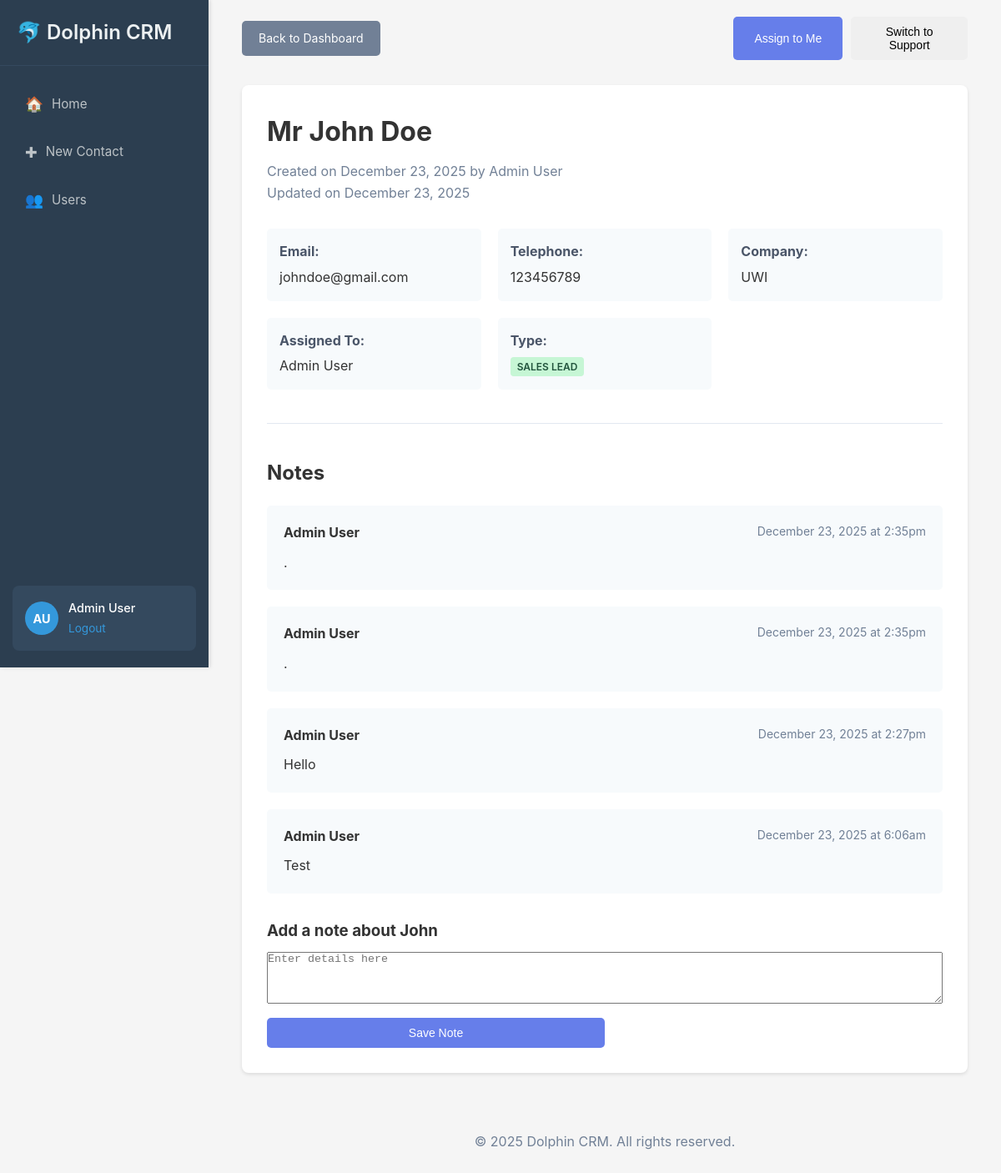
Screenshot of /contacts/view.php?id=1 (signed in) with the database file from the repository.
### tables this page shows
CREATE TABLE `contacts` (
  `id` int(11) NOT NULL,
  `title` varchar(10) DEFAULT NULL,
  `firstname` varchar(50) NOT NULL,
  `lastname` varchar(50) NOT NULL,
  `email` varchar(100) NOT NULL,
  `telephone` varchar(20) DEFAULT NULL,
  `company` varchar(100) DEFAULT NULL,
  `type` enum('Sales Lead','Support') NOT NULL,
  `assigned_to` int(11) DEFAULT NULL,
  `created_by` int(11) DEFAULT NULL,
  `created_at` timestamp NOT NULL DEFAULT current_timestamp(),
  `updated_at` timestamp NOT NULL DEFAULT current_timestamp() ON UPDATE current_timestamp()
);

CREATE TABLE `users` (
  `id` int(11) NOT NULL,
  `firstname` varchar(50) NOT NULL,
  `lastname` varchar(50) NOT NULL,
  `password` varchar(255) NOT NULL,
  `email` varchar(100) NOT NULL,
  `role` enum('Admin','Member') NOT NULL,
  `created_at` timestamp NOT NULL DEFAULT current_timestamp()
);

CREATE TABLE `notes` (
  `id` int(11) NOT NULL,
  `contact_id` int(11) NOT NULL,
  `comment` text NOT NULL,
  `created_by` int(11) NOT NULL,
  `created_at` timestamp NOT NULL DEFAULT current_timestamp()
);

### includes/functions.php (called while the page is built, shortened)
<?php
function getContactById($id) {
    $conn = getDBConnection();
    $stmt = $conn->prepare("
        SELECT c.*,
               creator.firstname as creator_first, creator.lastname as creator_last,
               assignee.firstname as assignee_first, assignee.lastname as assignee_last
        FROM contacts c
        LEFT JOIN users creator ON c.created_by = creator.id
        LEFT JOIN users assignee ON c.assigned_to = assignee.id
        WHERE c.id = ?
    ");
    $stmt->execute([$id]);
    return $stmt->fetch(PDO::FETCH_ASSOC);
}
function getNotesByContactId($contact_id) {
    $conn = getDBConnection();
    $stmt = $conn->prepare("
        SELECT n.*, u.firstname, u.lastname
        FROM notes n
        JOIN users u ON n.created_by = u.id
        WHERE n.contact_id = ?
        ORDER BY n.created_at DESC
    ");
    $stmt->execute([$contact_id]);
    return $stmt->fetchAll(PDO::FETCH_ASSOC);
}
?>

### contacts/view.php (the view, shortened to what this page needs)
<?php
require_once '../includes/functions.php';
$contact_id = $_GET['id'];
$contact = getContactById($contact_id);
$notes = getNotesByContactId($contact_id);
?>
<!DOCTYPE html>
<html lang="en">
<head>
    <link rel="stylesheet" href="../assets/css/styles.css">
</head>
<body>
    <?php include '../includes/aside.php'; ?>
     <div class="main-content">
    <div class="container">
        <div class="contact-header">
            <a href="../dashboard.php" class="btn btn-secondary">Back to Dashboard</a>
            <div class="contact-actions">
                <button class="btn btn-primary" id="assignToMe">Assign to Me</button>
                <button class="btn btn-switch-type">
                    Switch to <?php echo $contact['type'] === 'Sales Lead' ? 'Support' : 'Sales Lead'; ?>
                </button>
            </div>
        </div>
        <div class="contact-details">
            <div class="contact-info">
                <h1><?php echo htmlspecialchars($contact['title'] . ' ' . $contact['firstname'] . ' ' . $contact['lastname']); ?></h1>
                <p class="contact-meta">
                    Created on <?php echo date('F j, Y', strtotime($contact['created_at'])); ?>
                    by <?php echo htmlspecialchars($contact['creator_first'] . ' ' . $contact['creator_last']); ?>
                    <br>
                    Updated on <?php echo date('F j, Y', strtotime($contact['updated_at'])); ?>
                </p>
                <div class="contact-grid">
                    <div class="contact-item">
                        <strong>Email:</strong>
                        <span><?php echo htmlspecialchars($contact['email']); ?></span>
                    </div>
                    <div class="contact-item">
                        <strong>Telephone:</strong>
                        <span><?php echo htmlspecialchars($contact['telephone']); ?></span>
                    </div>
                    <div class="contact-item">
                        <strong>Company:</strong>
                        <span><?php echo htmlspecialchars($contact['company']); ?></span>
                    </div>
                    <div class="contact-item">
                        <strong>Assigned To:</strong>
                        <span><?php echo htmlspecialchars($contact['assignee_first'] . ' ' . $contact['assignee_last']); ?></span>
                    </div>
                    <div class="contact-item">
                        <strong>Type:</strong>
                        <span class="type-badge <?php echo strtolower(str_replace(' ', '-', $contact['type'])); ?>">
                            <?php echo $contact['type']; ?>
                        </span>
                    </div>
                </div>
            </div>
            <div class="notes-section">
                <h2>Notes</h2>
                <div id="notes-container">
                    <?php foreach ($notes as $note): ?>
                    <div class="note">
                        <div class="note-header">
                            <strong><?php echo htmlspecialchars($note['firstname'] . ' ' . $note['lastname']); ?></strong>
                            <span class="note-date"><?php echo date('F j, Y \a\t g:ia', strtotime($note['created_at'])); ?></span>
                        </div>
                        <div class="note-content">
                            <?php echo nl2br(htmlspecialchars($note['comment'])); ?>
                        </div>
                    </div>
                    <?php endforeach; ?>
                </div>
                <div class="add-note">
                    <h3>Add a note about <?php echo htmlspecialchars($contact['firstname']); ?></h3>
                    <textarea id="new-note" placeholder="Enter details here" rows="4"></textarea>
                    <button id="save-note" class="btn btn-primary">Save Note</button>
                </div>
            </div>
        </div>
    </div>
    <?php include '../includes/footer.php'; ?>
</div>
</body>
</html>

### assets/css/styles.css (style rules this page uses)
* { margin: 0; padding: 0; box-sizing: border-box; }
body { font-family: -apple-system, BlinkMacSystemFont, 'Segoe UI', Roboto, Oxygen, Ubuntu, sans-serif; line-height: 1.6; color: #333; background-color: #f5f5f5; }
.main-content { margin-left: 250px; padding: 20px; min-height: 100vh; }
.btn { padding: 10px 20px; border: none; border-radius: 5px; cursor: pointer; text-decoration: none; display: inline-block; font-size: 14px; transition: all 0.3s; }
.btn-primary { width: 50%; background: #667eea; color: white; }
.btn-secondary { background: #718096; color: white; }
.container { max-width: 1200px; margin: 0 auto; padding: 0 20px; }
.type-badge, .role-badge { padding: 4px 8px; border-radius: 4px; font-size: 12px; font-weight: 600; text-transform: uppercase; }
.type-badge.sales-lead { background: #c6f6d5; color: #22543d; }
.contact-header { display: flex; justify-content: space-between; align-items: center; margin-bottom: 30px; }
.contact-actions { display: flex; gap: 10px; }
.contact-details { background: white; border-radius: 8px; padding: 30px; box-shadow: 0 2px 4px rgba(0,0,0,0.1); }
.contact-info h1 { margin-bottom: 10px; }
.contact-meta { color: #718096; margin-bottom: 30px; }
.contact-grid { display: grid; grid-template-columns: repeat(auto-fit, minmax(250px, 1fr)); gap: 20px; }
.contact-item { padding: 15px; background: #f7fafc; border-radius: 5px; }
.contact-item strong { display: block; color: #4a5568; margin-bottom: 5px; }
.notes-section { margin-top: 40px; padding-top: 40px; border-top: 1px solid #e2e8f0; }
.notes-section h2 { margin-bottom: 20px; }
.note { background: #f7fafc; padding: 20px; border-radius: 5px; margin-bottom: 20px; }
.note-header { display: flex; justify-content: space-between; margin-bottom: 10px; }
.note-date { color: #718096; font-size: 14px; }
.add-note { margin-top: 30px; }
.add-note h3 { margin-bottom: 10px; }
.add-note textarea { width: 100%; margin-bottom: 10px; }

### rows the page displays
contacts: title+firstname+lastname "Mr John Doe", created_at "December 23, 2025", users.firstname+lastname "Admin User", updated_at "December 23, 2025", email "johndoe@gmail.com", telephone "123456789", company "UWI", type "SALES LEAD", firstname "John"
notes: users.firstname+lastname "Admin User", created_at "December 23, 2025 at 2:35pm", comment "."
notes: users.firstname+lastname "Admin User", created_at "December 23, 2025 at 2:35pm", comment "."
notes: users.firstname+lastname "Admin User", created_at "December 23, 2025 at 2:27pm", comment "Hello"
notes: users.firstname+lastname "Admin User", created_at "December 23, 2025 at 6:06am", comment "Test"

### other values shown
$firstInitial "A"
$lastInitial "U"
$_SESSION['firstname'] . ' ' . $_SESSION['lastname'] "Admin User"
